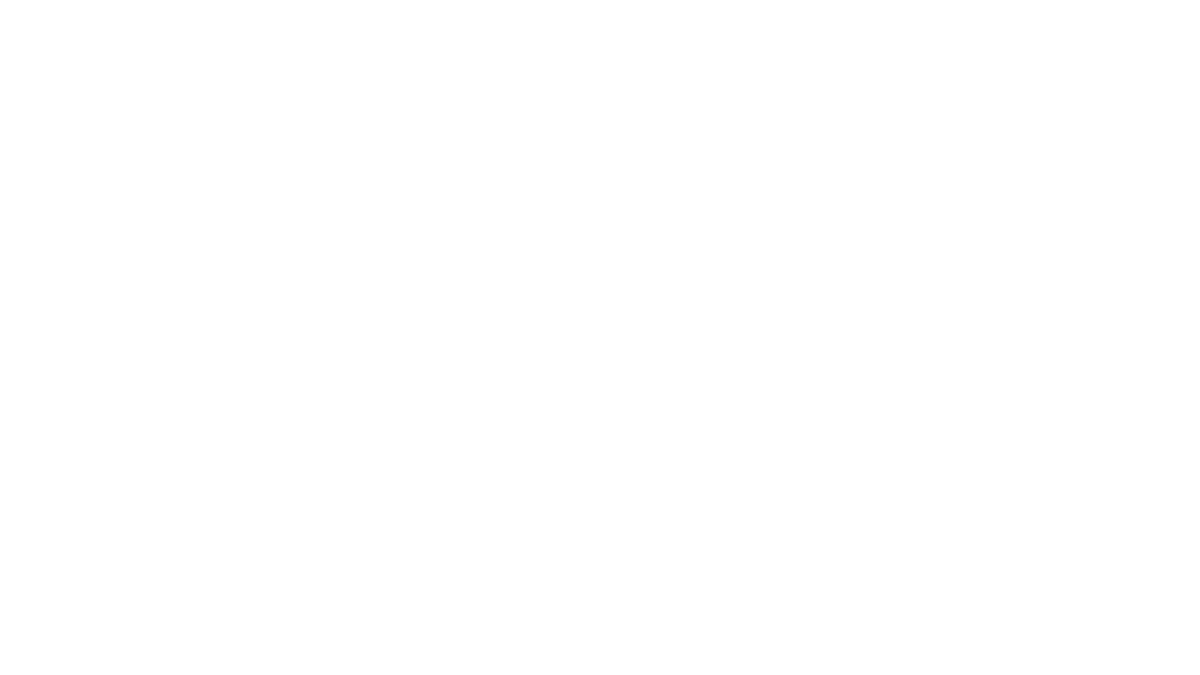
Frame 1 (no input)
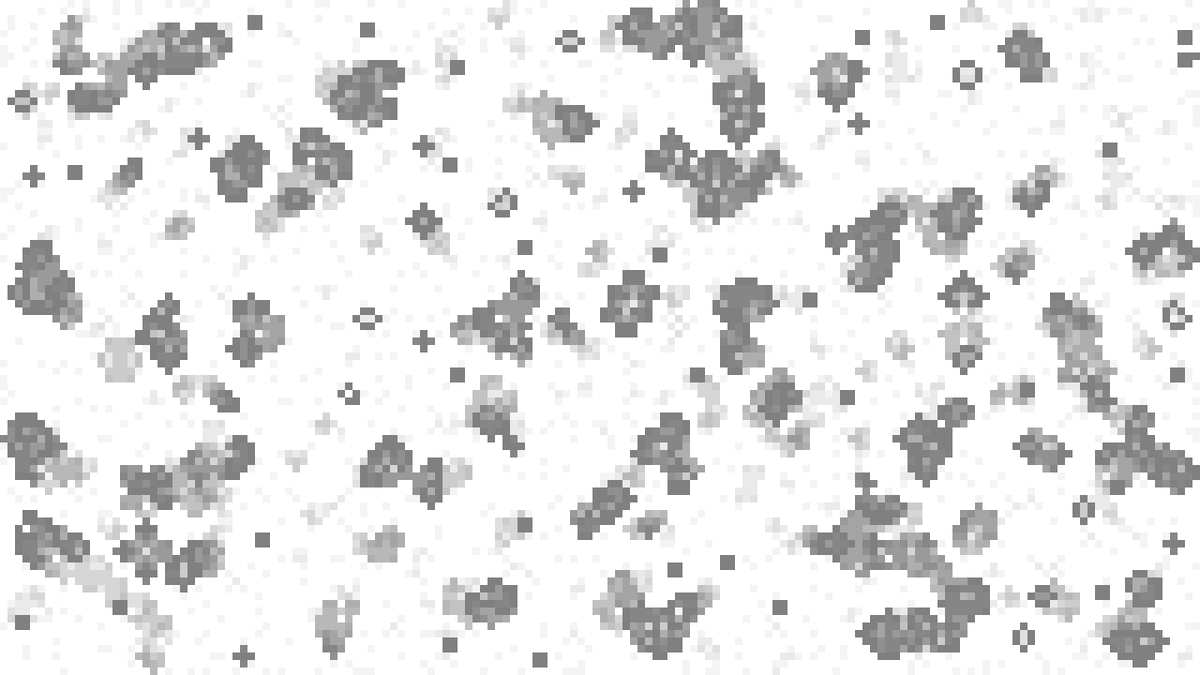
Frame 60 (the mouse pressed at the canvas centre just before this capture)
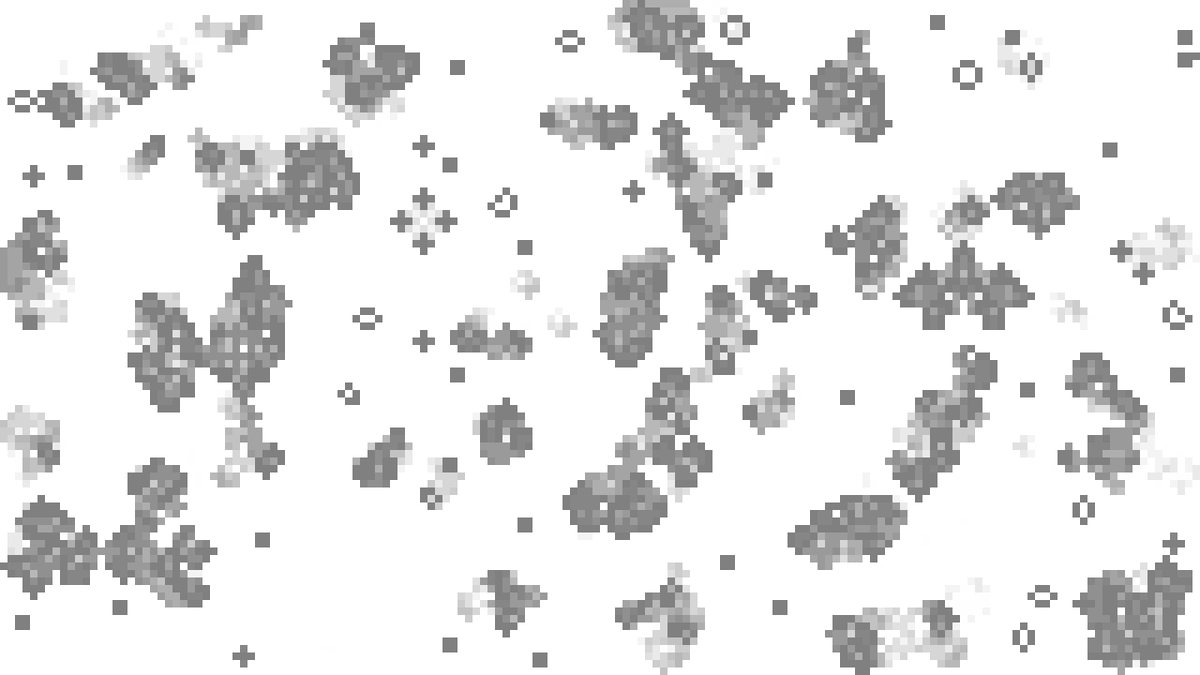
Frame 120 (the mouse held since frame 60 and released just before this capture)

The Processing sketch that drew these frames (run headless with seeded random() and noise(); from frame 60 on, the mouse is pressed at the canvas centre):

// Processing sketch: Processing_Assignment_9
// ── Processing_Assignment_9.pde
GameObject cells[][];
float cellSize = 8;
int numberOfColumns;
int numberOfRows;
int fillPercentage = 15;
int aliveNeighbors = 0;
int cellRules;
int time = 1;
int updateInterval = 4;

void setup () {
	size(1280,720);
	frameRate(60);
	stroke(255, 0);
	fill(255);

	initializeGrid();
}

void initializeGrid() {

	numberOfColumns = (int)Math.floor(width / cellSize);
	numberOfRows = (int)Math.floor(height / cellSize);

	cells = new GameObject[numberOfColumns][numberOfRows];

	for (int y = 0; y < numberOfRows; ++y) {
		for (int x = 0; x < numberOfColumns; ++x) {
			cells[x][y] = new GameObject(x * cellSize, y * cellSize, cellSize);
			if (random(0, 100) < fillPercentage) {
				cells[x][y].alive = true;
			}	
		}
	}
}

void draw () {
	background(255);

	if (time > 0) {
		time--;
	}
	else if (time == 0) {
		for (int y = 0; y < numberOfRows; ++y) {
			for (int x = 0; x < numberOfColumns; ++x) {

				cells[x][y].isAliveNextTurn = checkNeighbors(x,y);
			}
		}

		for (int y = 0; y < numberOfRows; ++y) {
			for (int x = 0; x < numberOfColumns; ++x) {

				cells[x][y].alive = cells[x][y].isAliveNextTurn;		
			}
		}

		time = updateInterval;
	}

	for (int y = 0; y < numberOfRows; ++y) {
		for (int x = 0; x < numberOfColumns; ++x) {

			cells[x][y].draw();
		}
	}
}


boolean checkNeighbors (int x, int y) {

	aliveNeighbors = 0;

	for (int j = -1; j < 2; ++j) {
		for (int i = -1; i < 2; ++i) {
			if (!(j == 0 && i == 0)) {
				if ((x+i > 0 && x+i < numberOfColumns -1 && y+j > 0 && y+j < numberOfRows-1)) {
					if (cells[x+i][y+j].alive) {
						aliveNeighbors += 1;
					}
				}
			}
		}
	}
	return applyRules(cells[x][y].alive, aliveNeighbors);
}

boolean applyRules (boolean isAlive, int aliveNeighbors) {

	if (aliveNeighbors == 3 || aliveNeighbors == 2 && isAlive == true)
		return true;
	else
		return false;
}
// ── GameObject.pde

public class GameObject {

	float x;
	float y;
	float size;
	int setAlpha;

	int turnsAlive = 0;

	boolean alive = false;
	boolean isAliveNextTurn = false;

	public GameObject (float x, float y, float size) {
		this.x = x;
		this.y = y;
		this.size = size;	
	}

	void draw () {
		if (alive) {
			fill(128, setAlpha);
			rect(x, y, size, size);
			setAlpha = 255;
		}
		else  if (!alive) {
		fill(128, setAlpha);
		rect(x, y, size, size);
		setAlpha -= 4;
		}
	}
}
